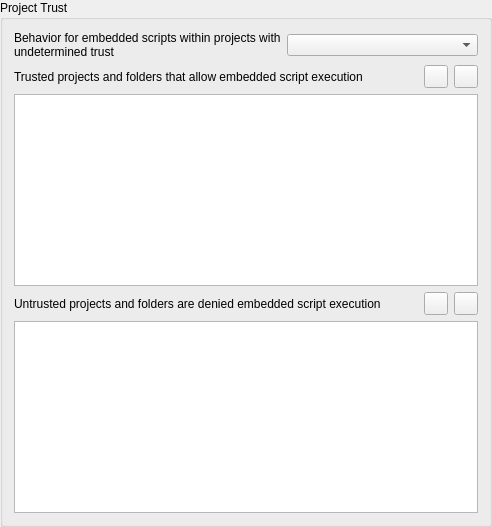
                <widget class="QgsCollapsibleGroupBox" name="projectTrustGroupBox">
                 <property name="title">
                  <string>Project Trust</string>
                 </property>
                 <layout class="QGridLayout" name="gridLayout_39">
                  <item row="0" column="0" colspan="4">
                   <layout class="QHBoxLayout" name="horizontalLayout_41">
                    <item>
                     <widget class="QLabel" name="label_33">
                      <property name="text">
                       <string>Behavior for embedded scripts within projects with undetermined trust</string>
                      </property>
                      <property name="wordWrap">
                       <bool>true</bool>
                      </property>
                     </widget>
                    </item>
                    <item>
                     <widget class="QComboBox" name="mProjectTrustBehaviorComboBox">
                      <property name="currentIndex">
                       <number>-1</number>
                      </property>
                      <property name="sizeAdjustPolicy">
                       <enum>QComboBox::SizeAdjustPolicy::AdjustToContents</enum>
                      </property>
                     </widget>
                    </item>
                   </layout>
                  </item>
                  <item row="1" column="0">
                   <widget class="QLabel" name="mTrustedProjectsFoldersLabel">
                    <property name="text">
                     <string>Trusted projects and folders that allow embedded script execution</string>
                    </property>
                   </widget>
                  </item>
                  <item row="1" column="1">
                   <spacer>
                    <property name="orientation">
                     <enum>Qt::Orientation::Horizontal</enum>
                    </property>
                    <property name="sizeHint" stdset="0">
                     <size>
                      <width>31</width>
                      <height>20</height>
                     </size>
                    </property>
                   </spacer>
                  </item>
                  <item row="1" column="2">
                   <widget class="QToolButton" name="mBtnAddTrustedProject">
                    <property name="toolTip">
                     <string>Add new trusted project</string>
                    </property>
                    <property name="text">
                     <string/>
                    </property>
                    <property name="icon">
                     <iconset resource="../../images/images.qrc">
                      <normaloff>:/images/themes/default/symbologyAdd.svg</normaloff>:/images/themes/default/symbologyAdd.svg</iconset>
                    </property>
                   </widget>
                  </item>
                  <item row="1" column="3">
                   <widget class="QToolButton" name="mBtnRemoveTrustedProject">
                    <property name="toolTip">
                     <string>Remove trusted project or folder</string>
                    </property>
                    <property name="text">
                     <string/>
                    </property>
                    <property name="icon">
                     <iconset resource="../../images/images.qrc">
                      <normaloff>:/images/themes/default/symbologyRemove.svg</normaloff>:/images/themes/default/symbologyRemove.svg</iconset>
                    </property>
                   </widget>
                  </item>
                  <item row="2" column="0" colspan="4">
                   <widget class="QListWidget" name="mTrustedProjectsFoldersList">
                    <property name="minimumSize">
                     <size>
                      <width>0</width>
                      <height>90</height>
                     </size>
                    </property>
                   </widget>
                  </item>
                  <item row="3" column="0">
                   <widget class="QLabel" name="mUntrustedProjectsFoldersLabel">
                    <property name="text">
                     <string>Untrusted projects and folders are denied embedded script execution</string>
                    </property>
                   </widget>
                  </item>
                  <item row="3" column="1">
                   <spacer>
                    <property name="orientation">
                     <enum>Qt::Orientation::Horizontal</enum>
                    </property>
                    <property name="sizeHint" stdset="0">
                     <size>
                      <width>31</width>
                      <height>20</height>
                     </size>
                    </property>
                   </spacer>
                  </item>
                  <item row="3" column="2">
                   <widget class="QToolButton" name="mBtnAddUntrustedProject">
                    <property name="toolTip">
                     <string>Add new project denial</string>
                    </property>
                    <property name="text">
                     <string/>
                    </property>
                    <property name="icon">
                     <iconset resource="../../images/images.qrc">
                      <normaloff>:/images/themes/default/symbologyAdd.svg</normaloff>:/images/themes/default/symbologyAdd.svg</iconset>
                    </property>
                   </widget>
                  </item>
                  <item row="3" column="3">
                   <widget class="QToolButton" name="mBtnRemoveUntrustedProject">
                    <property name="toolTip">
                     <string>Remove denied project or folder</string>
                    </property>
                    <property name="text">
                     <string/>
                    </property>
                    <property name="icon">
                     <iconset resource="../../images/images.qrc">
                      <normaloff>:/images/themes/default/symbologyRemove.svg</normaloff>:/images/themes/default/symbologyRemove.svg</iconset>
                    </property>
                   </widget>
                  </item>
                  <item row="4" column="0" colspan="4">
                   <widget class="QListWidget" name="mUntrustedProjectsFoldersList">
                    <property name="minimumSize">
                     <size>
                      <width>0</width>
                      <height>90</height>
                     </size>
                    </property>
                   </widget>
                  </item>
                 </layout>
                </widget>
